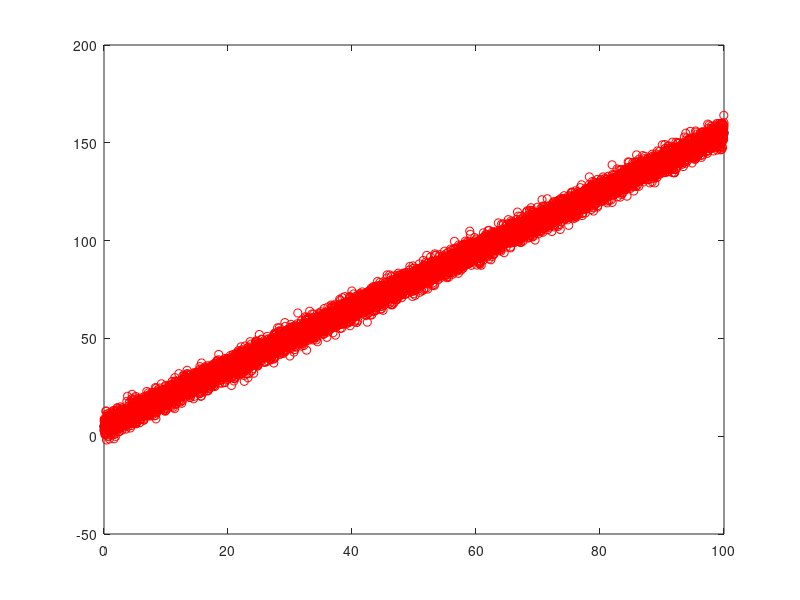

The MATLAB script that drew this image:
x = 0:.01:100;
b = 5;
a = 1.5;

y = a.*x + b;

plot(x,y,"o-");
grid;
hold on;

rng(100);
residuals = normrnd(0,3,1,length(x));

y = a.*x + b + residuals;

plot(x,y,"or");
grid;